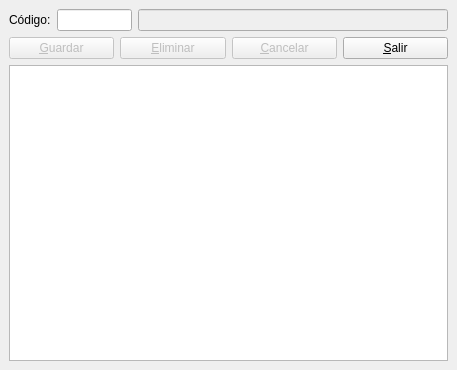
<ui version="4.0" >
 <author>José Manuel Díez Botella</author>
 <class>conceptos</class>
 <widget class="QDialog" name="conceptos" >
  <property name="geometry" >
   <rect>
    <x>0</x>
    <y>0</y>
    <width>457</width>
    <height>370</height>
   </rect>
  </property>
  <property name="windowTitle" >
   <string>Edición / Alta de conceptos</string>
  </property>
  <layout class="QVBoxLayout" >
   <property name="spacing" >
    <number>6</number>
   </property>
   <property name="leftMargin" >
    <number>9</number>
   </property>
   <property name="topMargin" >
    <number>9</number>
   </property>
   <property name="rightMargin" >
    <number>9</number>
   </property>
   <property name="bottomMargin" >
    <number>9</number>
   </property>
   <item>
    <layout class="QHBoxLayout" >
     <property name="spacing" >
      <number>6</number>
     </property>
     <property name="leftMargin" >
      <number>0</number>
     </property>
     <property name="topMargin" >
      <number>0</number>
     </property>
     <property name="rightMargin" >
      <number>0</number>
     </property>
     <property name="bottomMargin" >
      <number>0</number>
     </property>
     <item>
      <widget class="QLabel" name="label" >
       <property name="text" >
        <string>Código:</string>
       </property>
      </widget>
     </item>
     <item>
      <widget class="QLineEdit" name="CodigoLineEdit" >
       <property name="maximumSize" >
        <size>
         <width>75</width>
         <height>16777215</height>
        </size>
       </property>
       <property name="maxLength" >
        <number>3</number>
       </property>
      </widget>
     </item>
     <item>
      <widget class="QLineEdit" name="DescripcionLineEdit" >
       <property name="enabled" >
        <bool>false</bool>
       </property>
       <property name="maxLength" >
        <number>80</number>
       </property>
      </widget>
     </item>
    </layout>
   </item>
   <item>
    <layout class="QHBoxLayout" >
     <property name="spacing" >
      <number>6</number>
     </property>
     <property name="leftMargin" >
      <number>0</number>
     </property>
     <property name="topMargin" >
      <number>0</number>
     </property>
     <property name="rightMargin" >
      <number>0</number>
     </property>
     <property name="bottomMargin" >
      <number>0</number>
     </property>
     <item>
      <widget class="QPushButton" name="BotonGuardar" >
       <property name="enabled" >
        <bool>false</bool>
       </property>
       <property name="text" >
        <string>&amp;Guardar</string>
       </property>
       <property name="default" >
        <bool>true</bool>
       </property>
      </widget>
     </item>
     <item>
      <widget class="QPushButton" name="BotonEliminar" >
       <property name="enabled" >
        <bool>false</bool>
       </property>
       <property name="text" >
        <string>&amp;Eliminar</string>
       </property>
       <property name="autoDefault" >
        <bool>false</bool>
       </property>
      </widget>
     </item>
     <item>
      <widget class="QPushButton" name="BotonCancelar" >
       <property name="enabled" >
        <bool>false</bool>
       </property>
       <property name="text" >
        <string>&amp;Cancelar</string>
       </property>
       <property name="autoDefault" >
        <bool>false</bool>
       </property>
      </widget>
     </item>
     <item>
      <widget class="QPushButton" name="BotonSalir" >
       <property name="text" >
        <string>&amp;Salir</string>
       </property>
       <property name="autoDefault" >
        <bool>false</bool>
       </property>
      </widget>
     </item>
    </layout>
   </item>
   <item>
    <widget class="QTableView" name="tabla" />
   </item>
  </layout>
 </widget>
 <resources/>
 <connections>
  <connection>
   <sender>BotonSalir</sender>
   <signal>clicked()</signal>
   <receiver>conceptos</receiver>
   <slot>accept()</slot>
   <hints>
    <hint type="sourcelabel" >
     <x>372</x>
     <y>85</y>
    </hint>
    <hint type="destinationlabel" >
     <x>420</x>
     <y>107</y>
    </hint>
   </hints>
  </connection>
 </connections>
</ui>
